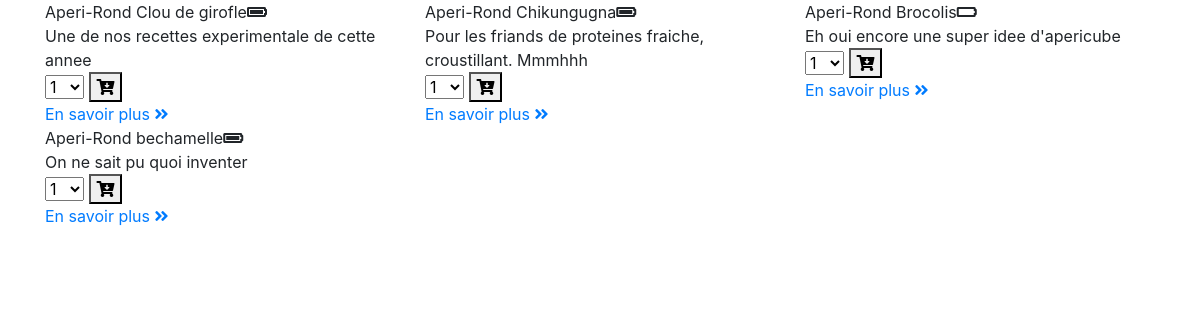
The page / on the database its author committed.
### tables this page shows
CREATE TABLE `articles` (
  `id` int(11) NOT NULL,
  `nom` varchar(50) NOT NULL,
  `description` varchar(200) NOT NULL,
  `stockid` int(11) NOT NULL,
  `satisfaction` float NOT NULL
);

### function/function.php (called while the page is built, shortened)
<?php
function GetTable($database, $table) {
    $sql = "SELECT * FROM " . $table;
    $query = $database->query($sql);
    $result = $query->fetchAll();
    return ($result);
}
function GetTableSpe($database, $table, $field, $value) {
    $sql = "SELECT * FROM " . $table . " WHERE " . $field . " = " . $value;
    $query = $database->query($sql);
    $result = $query->fetchAll();
    return ($result);
}

### modules/list.php (the view, shortened to what this page needs)
<div id="list_article_container" class="container">
    <div id="list_article_row" class="row">
        <?php
        $i = 0;
        $articles = GetTable($database, "articles");
        if (count($articles) == 0) {
            ?>
            <span id="no_article"><i class="fas fa-ban"></i> Aucun article à afficher</span>
            <?php
        }
        else
            while ($i < count($articles)) {
                $stock = GetTableSpe($database, "stocks", "id", $articles[$i]['id']);
                ?>
                <div id="article_box" class="col-xs-12 col-sm-6 col-md-6 col-lg-4 col-xl-4">
                    <header><span id="article_title"><?php echo $articles[$i]['nom']; ?></span><span id="article_disponible"><?php if($stock[0]['quantite'] != 0){ ?><i class="fas fa-battery-full valid"></i><?php } else { ?><i class="fas fa-battery-empty unvalid"></i><?php } ?></span></header>
                    <main><?php echo $articles[$i]['description']; ?></main>
                    <footer>
                            <form action="?add_to_cart=<?php echo $articles[$i]['id']; ?>" method="post">
                                <select name="quantity" id="add_to_cart_select">
                                    <option value="1">1</option>
                                </select>
                                <button name="submit"><i class="fas fa-cart-arrow-down"></i></button>
                            </form>
                        <a href="?article=<?php echo $articles[$i]['id']; ?>">En savoir plus <i class="fas fa-angle-double-right"></i></a>
                    </footer>
                </div>
                <?php
                $i++;
            }
        ?>
    </div>
</div>

### index.php (shortened to what this page needs)
<?php
    include "function/function.php";
    $database = new PDO('mysql:host=localhost;dbname=aperirond', 'root', '');
?>
<!doctype html>
<html lang="fr">
<head>
    <link href="./assets/css/bootstrap.min.css" rel="stylesheet">
    <link href="https://use.fontawesome.com/releases/v5.0.6/css/all.css" rel="stylesheet">
    <link href="./assets/css/" rel="stylesheet">
</head>
<body>
    <?php if (empty($_GET['article']) || isset($_GET['add_to_cart'])) {
        if (isset($_GET['add_to_cart'])) {
            $fields = array(3);
            $values = array(3);
            $fields[0] = "user";
            $fields[1] =  "article";
            $fields[2] = "quantity";
            $values[0] = 1;
            $values[1] = $_GET['add_to_cart'];
            $values[2] = $_POST['quantity'];
            InsertValues($database, "cart", $fields, $values);
            Header("Location: index.php");
        }
        else
            include "modules/list.php";
    } ?>
</body>
</html>

### rows shown on the page
articles: nom "Aperi-Rond Clou de girofle", description "Une de nos recettes experimentale de cette annee"
articles: nom "Aperi-Rond Chikungugna", description "Pour les friands de proteines fraiche, croustillant. Mmmhhh"
articles: nom "Aperi-Rond Brocolis", description "Eh oui encore une super idee d'apericube"
articles: nom "Aperi-Rond bechamelle", description "On ne sait pu quoi inventer"
